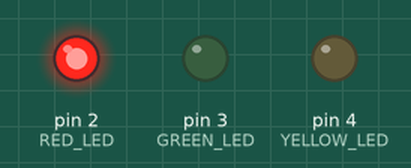
Recording of a sketch running on a simulated Arduino Uno, built with avr-gcc and run on an emulated ATmega328P. Parts: output pins drawn as LEDs (lit = HIGH).

Above: at 0.2 s.
At 0.7 s:
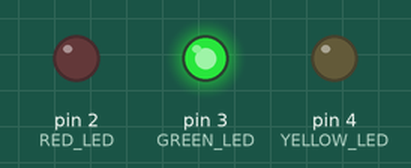
At 2.7 s:
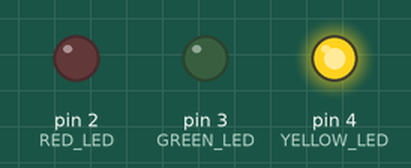
Timing chart, 0 to 3.5 s (numbered marks = the images above):
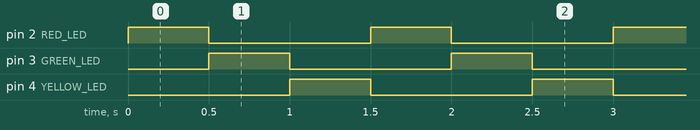

Measured:
- by itself, pin 2 (RED_LED), pin 3 (GREEN_LED), pin 4 (YELLOW_LED): alternates HIGH for 0.50 s and LOW for 1.0 s
- by itself, everything shown: repeats every 1.5 s, in 4 steps

The sketch:

Semaforo.ino
```cpp
/* PRACTICAS ARDUINO PROYECTO                                       25/10/2018

NOMBRE : JAVIER
APELLIDOS : PRESMANES CARDAMA
NUMERO PRACTICA : 3
NOMBRE PRACTICA : SEMAFORO
CURSO : 2º CICLO SUPERIOR EN SISTEMAS DE TELECOMUNICACIONES E INFORMATICOS
CORREO : presmanes3@gmail.com

*/

#define RED_LED 2
#define GREEN_LED 3
#define YELLOW_LED 4

void setup() {
  pinMode(RED_LED, OUTPUT);    // Definimos el led rojo como salida
  pinMode(GREEN_LED, OUTPUT);  // Definimos el led verde como salida
  pinMode(YELLOW_LED, OUTPUT); // Definimos el led amarillo como salida
}

void loop() {
  digitalWrite(RED_LED, 1);    // Encendemos el rojo
  delay(500);                  // Esperamos 200ms
  digitalWrite(RED_LED, 0);    // Apagamos el rojo
  digitalWrite(GREEN_LED, 1);  // Encendemos el verde
  delay(500);                  // Esperamos 200ms
  digitalWrite(GREEN_LED, 0);  // Apagamos el verde
  digitalWrite(YELLOW_LED, 1); // Encendemos el amarillo
  delay(500);                  // Esperamos 200ms
  digitalWrite(YELLOW_LED, 0); // Apagamos el amarillo
}
```
